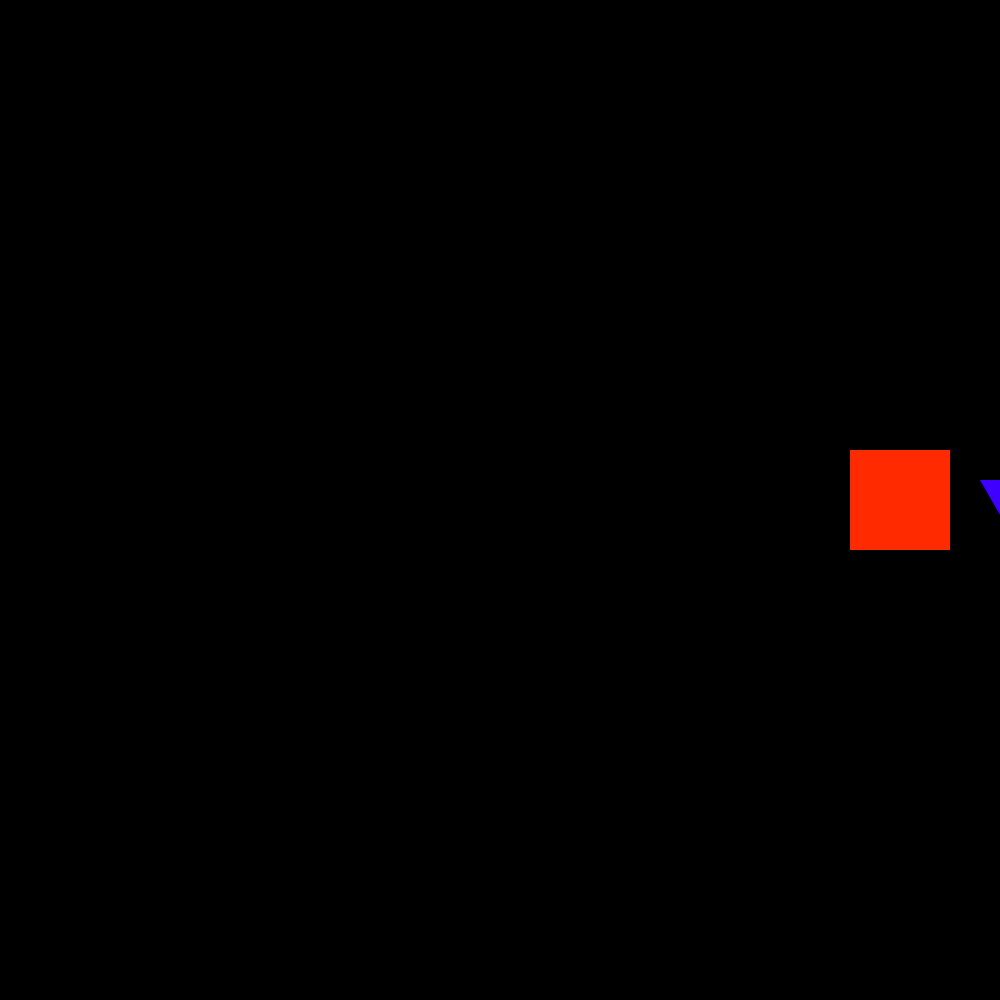
Frame 1 (no input)
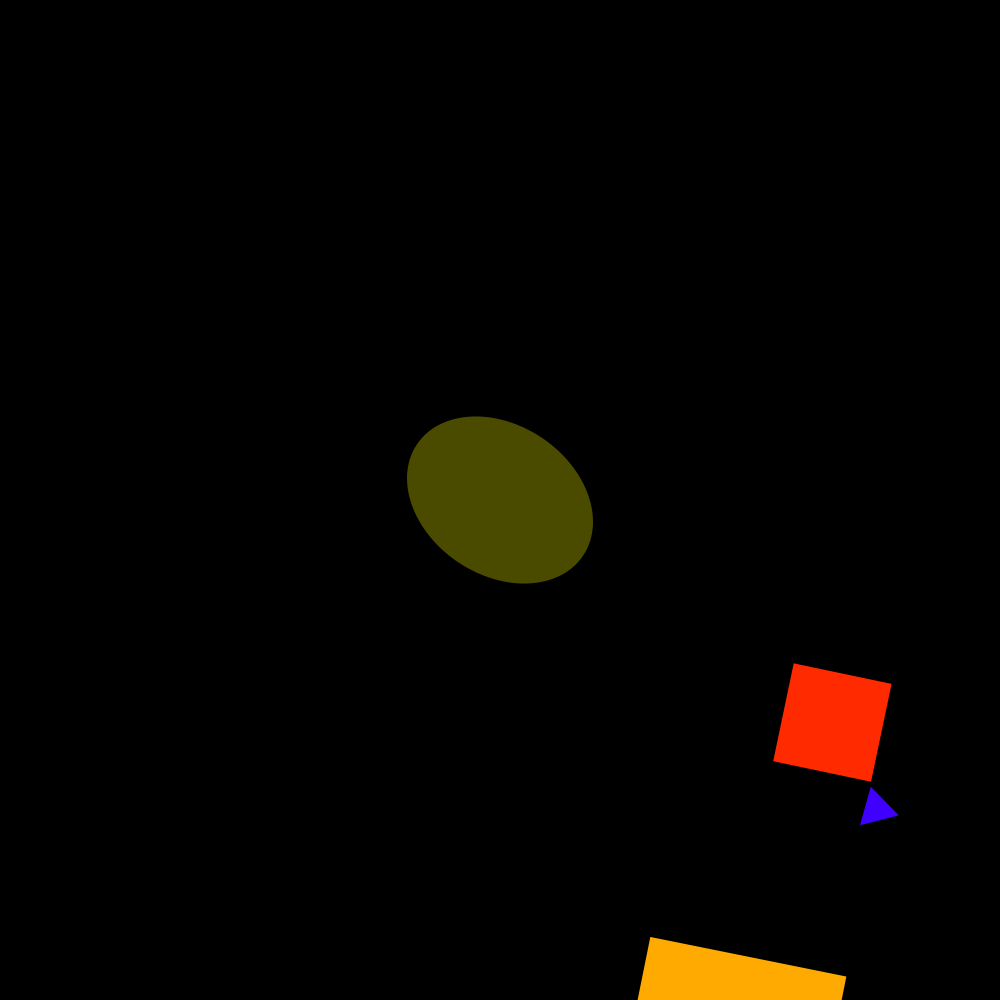
Frame 60 (the mouse pressed at the canvas centre just before this capture)
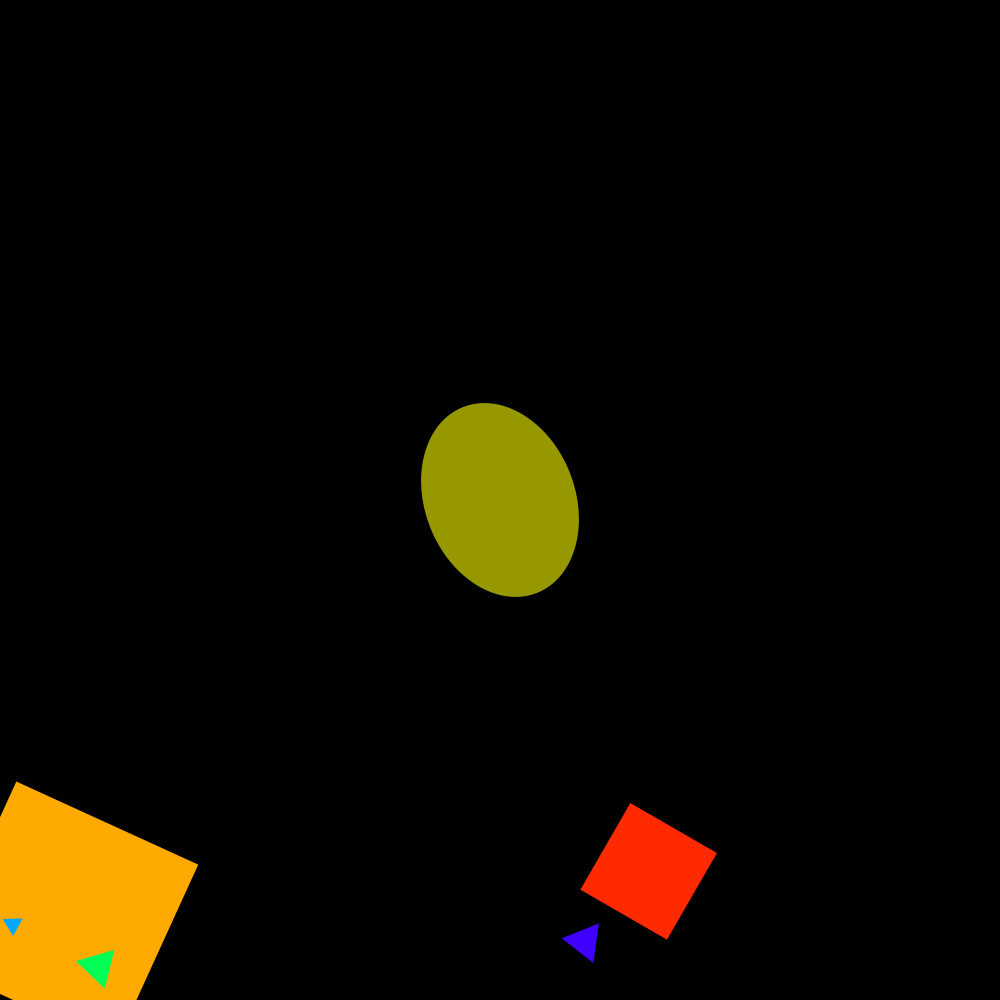
Frame 120 (the mouse held since frame 60 and released just before this capture)

The Processing sketch that drew these frames (run headless with seeded random() and noise(); from frame 60 on, the mouse is pressed at the canvas centre):

// Processing sketch: Zad_1
// ── Zad_1.pde
float difference, brightness, sunAngle = 0, moonAngle = 0;
int i = 0;

void drawPlanet(float orbitSpeed, float selfSpeed, float orbit, float rectWidth, float rectHeight, color Color, int iteration) {
  float orbitAngle = (iteration * orbitSpeed) % 360;
  float selfAngle = (iteration * selfSpeed) % 360;
  
  fill(Color);
  rotate(orbitAngle);
  translate(orbit, 0);
  pushMatrix();
  rotate(selfAngle);
  rectMode(CENTER);
  rect(0, 0, rectWidth, rectHeight);
  rectMode(CORNER);
  popMatrix();
}

void drawMoon(float orbitSpeed, float selfSpeed, float orbit, float TriangleSize, color Color, int iteration) {
  float orbitAngle = (iteration * orbitSpeed) % 360;
  float selfAngle = (iteration * selfSpeed) % 360;
  
  fill(Color);
  pushMatrix();
  rotate(orbitAngle);
  translate(orbit, 0);
  rotate(selfAngle);
  triangle(-10 * TriangleSize, -10 * TriangleSize, 0, 7.32 * TriangleSize, 10 * TriangleSize, -10 * TriangleSize);
  popMatrix();
}

void setup() {
  size(1000, 1000);
  colorMode(HSB, 360, 100, 100);
  noStroke();
  difference = 0.5;
  brightness = 0;
}

void draw() {
  background(0);
  
  // Słońce
  fill(60, 100, brightness);
  translate(500, 500);
  pushMatrix();
  rotate(sunAngle);
  ellipse(0, 0, 200, 150);
  popMatrix();
  
  // Square Planet
  pushMatrix();
  drawPlanet(0.01, 0.1, 400.0, 100.0, 100.0, color(10, 100, 100), i);
  
  // Triangle Moon
  drawMoon(0.01, 0.1, 100.0, 2, color(255, 100, 100), i);
  popMatrix();
  
  // Kolejna planeta
  drawPlanet(0.02, 0.01, 600, 200, 200, color(40, 100, 100), i);
  drawMoon(0.005, 0.01, 50, 1, color(200, 100, 100), i);
  drawMoon(0.2, 0.2, 70, 2, color(140, 100, 100), i);
  
  brightness += difference;
  if(brightness > 100 || brightness < 0) difference *= -1;
  i += 1;
  sunAngle += 0.01;
  sunAngle %= 360;
  moonAngle += 0.1;
  moonAngle %= 360;
}
